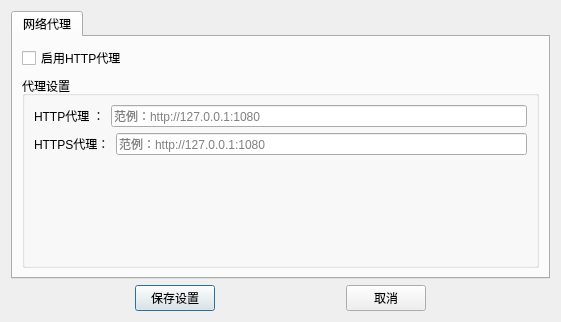
<?xml version="1.0" encoding="UTF-8"?>
<ui version="4.0">
 <class>Dialog</class>
 <widget class="QDialog" name="Dialog">
  <property name="geometry">
   <rect>
    <x>0</x>
    <y>0</y>
    <width>561</width>
    <height>322</height>
   </rect>
  </property>
  <property name="windowTitle">
   <string>设置</string>
  </property>
  <property name="modal">
   <bool>true</bool>
  </property>
  <layout class="QVBoxLayout" name="verticalLayout_3">
   <item>
    <widget class="QTabWidget" name="tabWidget">
     <property name="currentIndex">
      <number>0</number>
     </property>
     <widget class="QWidget" name="tab">
      <attribute name="title">
       <string>网络代理</string>
      </attribute>
      <layout class="QHBoxLayout" name="horizontalLayout">
       <item>
        <layout class="QVBoxLayout" name="verticalLayout">
         <item>
          <widget class="QCheckBox" name="httpProxyEnable">
           <property name="text">
            <string>启用HTTP代理</string>
           </property>
          </widget>
         </item>
         <item>
          <widget class="QGroupBox" name="groupBox">
           <property name="title">
            <string>代理设置</string>
           </property>
           <layout class="QVBoxLayout" name="verticalLayout_2">
            <item>
             <layout class="QHBoxLayout" name="horizontalLayout_2">
              <item>
               <widget class="QLabel" name="label">
                <property name="text">
                 <string>HTTP代理 ：</string>
                </property>
               </widget>
              </item>
              <item>
               <widget class="QLineEdit" name="httpProxy">
                <property name="placeholderText">
                 <string>范例：http://127.0.0.1:1080</string>
                </property>
               </widget>
              </item>
             </layout>
            </item>
            <item>
             <layout class="QHBoxLayout" name="horizontalLayout_3">
              <item>
               <widget class="QLabel" name="label_2">
                <property name="text">
                 <string>HTTPS代理：</string>
                </property>
               </widget>
              </item>
              <item>
               <widget class="QLineEdit" name="httpsProxy">
                <property name="placeholderText">
                 <string>范例：http://127.0.0.1:1080</string>
                </property>
               </widget>
              </item>
             </layout>
            </item>
            <item>
             <spacer name="verticalSpacer">
              <property name="orientation">
               <enum>Qt::Vertical</enum>
              </property>
              <property name="sizeHint" stdset="0">
               <size>
                <width>20</width>
                <height>40</height>
               </size>
              </property>
             </spacer>
            </item>
           </layout>
          </widget>
         </item>
        </layout>
       </item>
      </layout>
     </widget>
    </widget>
   </item>
   <item>
    <layout class="QHBoxLayout" name="horizontalLayout_4">
     <item>
      <spacer name="horizontalSpacer">
       <property name="orientation">
        <enum>Qt::Horizontal</enum>
       </property>
       <property name="sizeHint" stdset="0">
        <size>
         <width>40</width>
         <height>20</height>
        </size>
       </property>
      </spacer>
     </item>
     <item>
      <widget class="QPushButton" name="btnSaveConfig">
       <property name="text">
        <string>保存设置</string>
       </property>
      </widget>
     </item>
     <item>
      <spacer name="horizontalSpacer_2">
       <property name="orientation">
        <enum>Qt::Horizontal</enum>
       </property>
       <property name="sizeHint" stdset="0">
        <size>
         <width>40</width>
         <height>20</height>
        </size>
       </property>
      </spacer>
     </item>
     <item>
      <widget class="QPushButton" name="btnCancel">
       <property name="text">
        <string>取消</string>
       </property>
      </widget>
     </item>
     <item>
      <spacer name="horizontalSpacer_3">
       <property name="orientation">
        <enum>Qt::Horizontal</enum>
       </property>
       <property name="sizeHint" stdset="0">
        <size>
         <width>40</width>
         <height>20</height>
        </size>
       </property>
      </spacer>
     </item>
    </layout>
   </item>
  </layout>
 </widget>
 <resources/>
 <connections/>
</ui>
